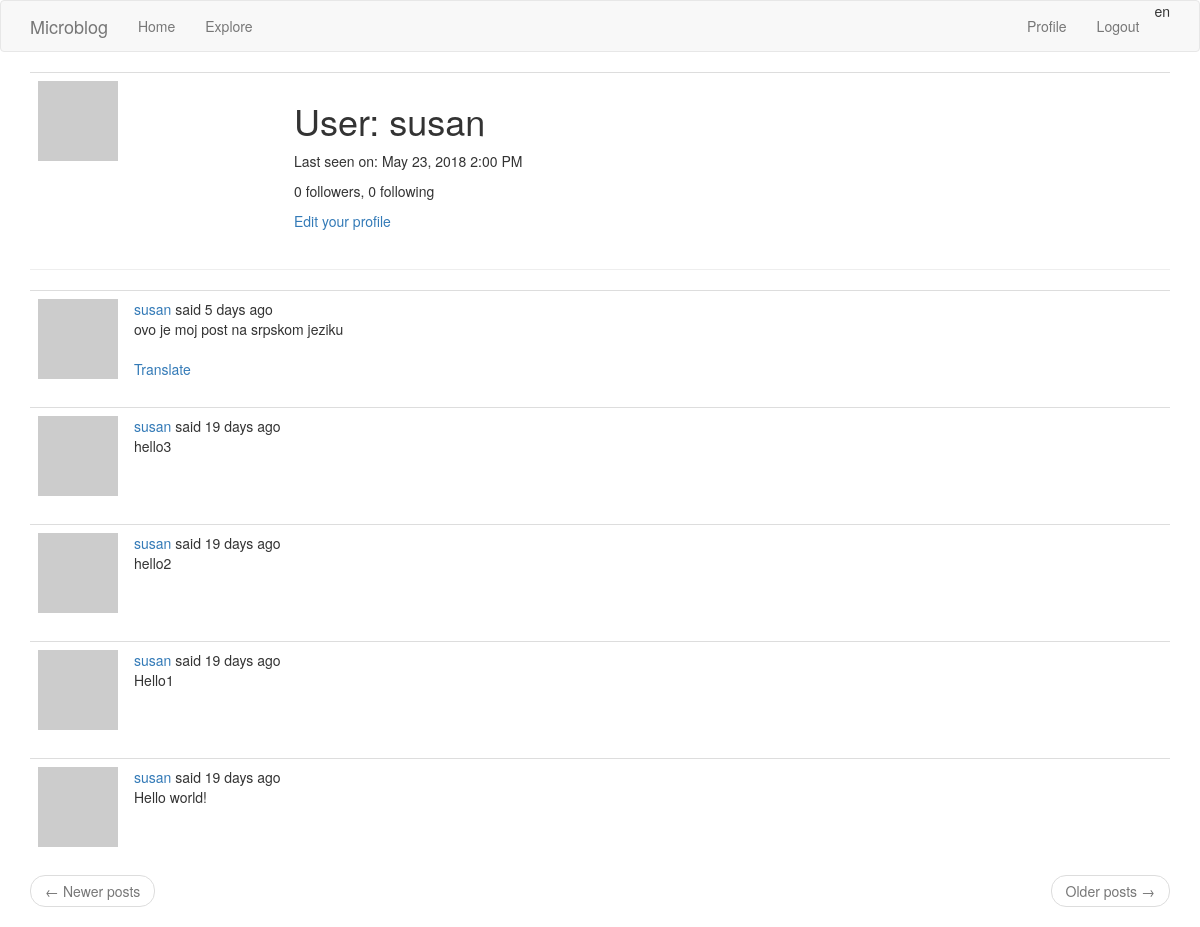
Page /user/susan (signed in) on the committed database.
### app1/models.py (models this page shows, shortened)
class User(UserMixin, db.Model):
    id = db.Column(db.Integer, primary_key=True)
    username = db.Column(db.String(64), index=True, unique=True)
    email = db.Column(db.String(120), index=True, unique=True)
    password_hash = db.Column(db.String(128))
    posts = db.relationship('Post', backref='author', lazy='dynamic')
    about_me = db.Column(db.String(140))
    last_seen = db.Column(db.DateTime, default=datetime.utcnow)
    follows = db.relationship(
        'User', secondary=followers,
        primaryjoin=(followers.c.follower_id == id),
        secondaryjoin=(followers.c.followed_id == id),
        backref=db.backref('followers', lazy='dynamic'), lazy='dynamic')
    def avatar(self, size):
        digest = md5(self.email.lower().encode('utf-8')).hexdigest()
        return 'https://www.gravatar.com/avatar/{}?d=identicon&s={}'.format(digest, size)

class Post(db.Model):
    id = db.Column(db.Integer, primary_key=True)
    body = db.Column(db.String(140))
    timestamp = db.Column(db.DateTime, index=True, default=datetime.utcnow)
    user_id = db.Column(db.Integer, db.ForeignKey('user.id'))
    language = db.Column(db.String(5))

### app1/routes.py (the view)
@app.route('/user/<username>')
@login_required
def user(username):
    user = User.query.filter_by(username=username).first_or_404()
    page = request.args.get('page', 1, type=int)
    posts = user.posts.order_by(Post.timestamp.desc()).paginate(
        page, app.config['POSTS_PER_PAGE'], False)
    next_url = url_for('index', page=posts.next_num) \
        if posts.has_next else None
    prev_url = url_for('index', page=posts.prev_num) \
        if posts.has_prev else None
    return render_template('user.html', user=user, posts=posts.items, next_url=next_url, prev_url=prev_url)

### app1/models.py (called while the page is built)
@login.user_loader
def load_user(id):
    return User.query.get(int(id))

### app1/routes.py (called while the page is built)
@app.before_request
def before_request():
    if current_user.is_authenticated:
        current_user.last_seen = datetime.utcnow()
        db.session.commit()
    g.locale = str(get_locale())

### app1/templates/user.html (shortened to what this page needs)
{% extends 'base.html' %}
{% block app_content %}
    <table class="table table-hover">
        <tr>
            <td width="256px"><img src="{{ user.avatar(256) }}"></td>
            <td>
                <h1>{{ _('User') }}: {{ user.username }}</h1>
                {% if user.last_seen %}
                <p>{{ _('Last seen on') }}: {{ moment(user.last_seen).format('LLL') }}</p>{% endif %}
                <p>{{ _('%(count)d followers', count=user.followers.count()) }},
                    {{ _('%(count)d following', count=user.follows.count()) }}</p>
                {% if user == current_user %}
                <p><a href="{{ url_for('edit_profile') }}">{{ _('Edit your profile') }}</a></p>
                {% elif not current_user.is_following(user) %}
                <p><a href="{{ url_for('follow', username=user.username) }}">{{ _('Follow') }}</a></p>
                {% else %}
                <p><a href="{{ url_for('unfollow', username=user.username) }}">{{ _('Unfollow') }}</a></p>
                {% endif %}
            </td>
        </tr>
    </table>
    <hr>
    {% for post in posts %}
   		{% include '_post.html' %}
    {% endfor %}
    <nav aria-label="...">
        <ul class="pager">
            <li class="previous{% if not prev_url %} disabled{% endif %}">
                <a href="{{ prev_url or '#' }}">
                    <span aria-hidden="true">&larr;</span> {{ _('Newer posts') }}
                </a>
            </li>
            <li class="next{% if not next_url %} disabled{% endif %}">
                <a href="{{ next_url or '#' }}">
                   {{ _('Older posts') }} <span aria-hidden="true">&rarr;</span>
                </a>
            </li>
        </ul>
    </nav>
{% endblock %}

### app1/templates/_post.html (shortened to what this page needs)
<table class="table table-hover">
    <tr>
        <td width="70px">
            <a href="{{ url_for('user', username=post.author.username) }}">
                <img src="{{ post.author.avatar(70) }}" />
            </a>
        </td>
        <td>
            {{ _('%(username)s said %(when)s',
                username=user_link, when=moment(post.timestamp).fromNow()) }}
            <br>
            <span id="post{{ post.id }}">{{ post.body }}</span>
            <br><br>
             {% if post.language and post.language != g.locale %}
                <span id="translation{{ post.id }}">
                    <a href="javascript:translate_js(
                                '#post{{ post.id }}',
                                '#translation{{ post.id }}',
                                '{{ post.language }}',
                                '{{ g.locale }}');">{{ _('Translate') }}</a>
                </span>
             {% endif %}
        </td>
    </tr>
</table>

### rows in the picture
User: username "susan", last_seen "May 23, 2018 2:00 PM"
Post: body "ovo je moj post na srpskom jeziku"
Post: body "hello3"
Post: body "hello2"
Post: body "Hello1"
Post: body "Hello world!"

### other values in the picture
{{ g.locale }} "en"
